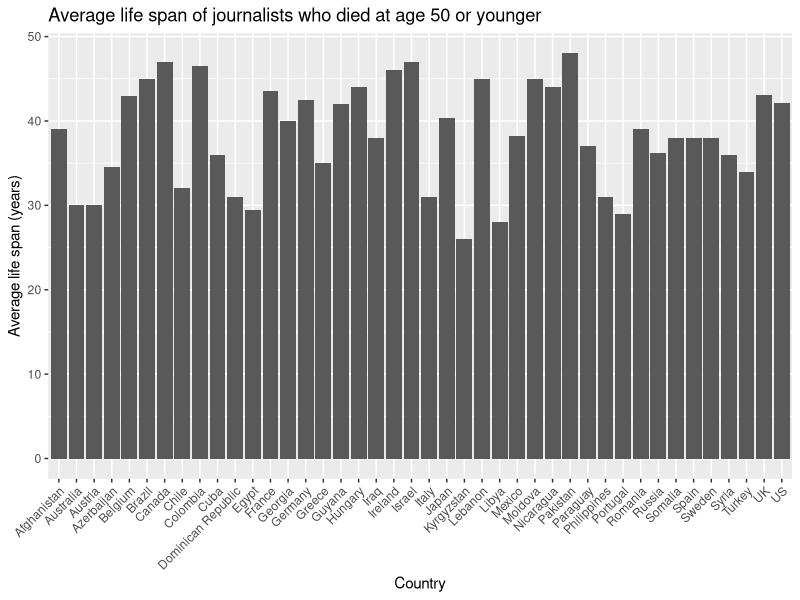

Write R code to recreate this figure.
library(tidyverse)

journalists <- read_csv('journalists.csv') |>
  select(
    "ontology/birthYear",
    "ontology/deathYear",
    "ontology/deathPlace_label"
  ) |>
  rename(
    birth_year  = 'ontology/birthYear',
    death_year  = 'ontology/deathYear',
    death_place = 'ontology/deathPlace_label'
  ) |>
  mutate(
    birth_year = as.numeric(birth_year),
    death_year = as.numeric(death_year)
  ) |>
  mutate(life_length = death_year - birth_year)

young_journalists <- journalists |>
  filter(life_length <= 50) |>
  na.omit() |>
  left_join(read_csv("region_country_mapping.csv"), by = 'death_place') |>
  filter(country != "India") |>         #  ignore India
  select(country, life_length, -death_place) |>
  group_by(country) |>
  summarise(avg_life_span = mean(life_length))


print(young_journalists)

# Bar graph country on x-axis, average life span on y-axis
ggplot(young_journalists, aes(x = country, y = avg_life_span)) +
  geom_col() +
  labs(
    x = "Country",
    y = "Average life span (years)",
    title = "Average life span of journalists who died at age 50 or younger"
  ) +
  theme(axis.text.x = element_text(angle = 45,hjust = 1))
